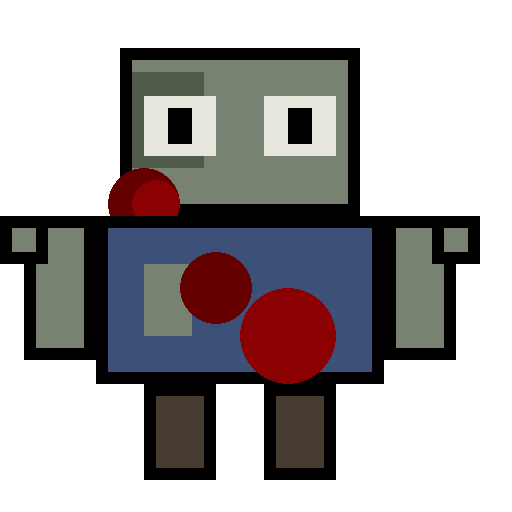

Recreate this plot in Python.
#!/usr/bin/env python3
"""Generate a zombie icon matching the in-game zombie sprites"""
import os

import pygame

pygame.init()

# Create a 512x512 icon (will be scaled down for desktop)
size = 512
scale = size // 40  # Original zombie is 40x40

sprite = pygame.Surface((size, size), pygame.SRCALPHA)

# Color palette - Fresh Walker (most recognizable)
SKIN_GREY = (120, 130, 115)  # Greyish-green skin
DARK_GREY = (80, 90, 75)  # Shadow areas
BLOOD_RED = (139, 0, 0)  # Fresh blood
DARK_RED = (100, 0, 0)  # Dark blood
SHIRT_BLUE = (60, 80, 120)  # Torn blue shirt
PANTS_BROWN = (70, 60, 50)  # Brown pants
BLACK = (0, 0, 0)
WHITE_EYE = (230, 230, 220)  # Milky white eyes


def draw_scaled_rect(surface, color, rect, outline=0):
    x, y, w, h = rect
    scaled_rect = (x * scale, y * scale, w * scale, h * scale)
    pygame.draw.rect(surface, color, scaled_rect, outline * scale if outline else 0)


def draw_scaled_circle(surface, color, pos, radius):
    x, y = pos
    pygame.draw.circle(surface, color, (x * scale, y * scale), radius * scale)


# Head
draw_scaled_rect(sprite, SKIN_GREY, (10, 4, 20, 14))
draw_scaled_rect(sprite, BLACK, (10, 4, 20, 14), 1)
draw_scaled_rect(sprite, DARK_GREY, (11, 6, 6, 8))

# Eyes (milky white)
draw_scaled_rect(sprite, WHITE_EYE, (12, 8, 6, 5))
draw_scaled_rect(sprite, WHITE_EYE, (22, 8, 6, 5))
draw_scaled_rect(sprite, BLACK, (14, 9, 2, 3))
draw_scaled_rect(sprite, BLACK, (24, 9, 2, 3))

# Bite wound
draw_scaled_circle(sprite, DARK_RED, (12, 17), 3)
draw_scaled_circle(sprite, BLOOD_RED, (13, 17), 2)

# Body - torn shirt
draw_scaled_rect(sprite, SHIRT_BLUE, (8, 18, 24, 14))
draw_scaled_rect(sprite, BLACK, (8, 18, 24, 14), 1)
draw_scaled_rect(sprite, SKIN_GREY, (12, 22, 4, 6))

# Blood stains
draw_scaled_circle(sprite, DARK_RED, (18, 24), 3)
draw_scaled_circle(sprite, BLOOD_RED, (24, 28), 4)

# Arms reaching forward
draw_scaled_rect(sprite, SKIN_GREY, (2, 18, 6, 12))
draw_scaled_rect(sprite, BLACK, (2, 18, 6, 12), 1)
draw_scaled_rect(sprite, SKIN_GREY, (32, 18, 6, 12))
draw_scaled_rect(sprite, BLACK, (32, 18, 6, 12), 1)

# Hands
draw_scaled_rect(sprite, SKIN_GREY, (0, 18, 4, 4))
draw_scaled_rect(sprite, BLACK, (0, 18, 4, 4), 1)
draw_scaled_rect(sprite, SKIN_GREY, (36, 18, 4, 4))
draw_scaled_rect(sprite, BLACK, (36, 18, 4, 4), 1)

# Legs
draw_scaled_rect(sprite, PANTS_BROWN, (12, 32, 6, 8))
draw_scaled_rect(sprite, PANTS_BROWN, (22, 32, 6, 8))
draw_scaled_rect(sprite, BLACK, (12, 32, 6, 8), 1)
draw_scaled_rect(sprite, BLACK, (22, 32, 6, 8), 1)

icon_path = os.path.join(os.path.dirname(__file__), "zombie_icon.png")
pygame.image.save(sprite, icon_path)
print(f"✓ Game-accurate zombie icon created: {icon_path}")
pygame.quit()
